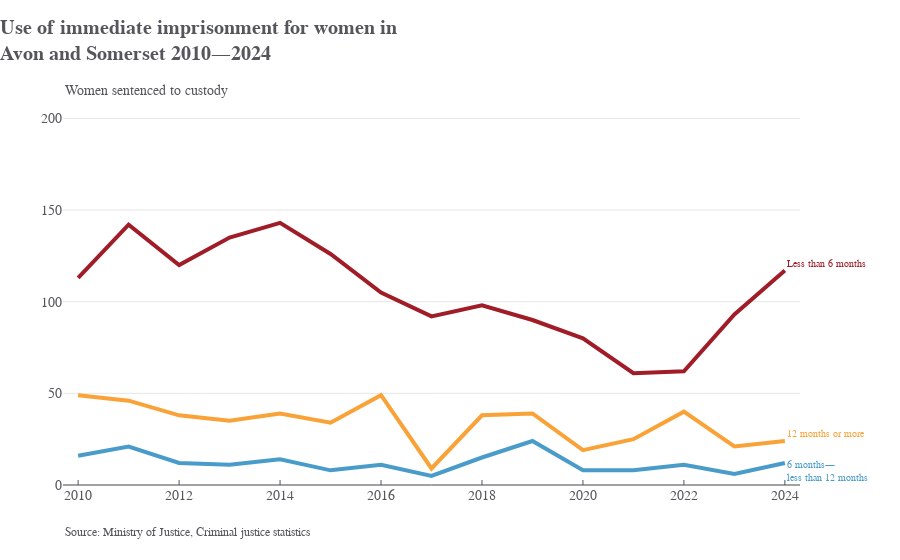

The notebook cell saved with this chart:
### Code cell
chart1.test_chart()

### Figure 1 — Plotly figure (JSON) as saved in the notebook; plotly's stock layout.template omitted (floating-point values rounded to 4 significant figures)
{"data": [{"hovertemplate": "%{y}<extra></extra>", "meta": "Avon and Somerset", "mode": "lines", "name": "Less than 6 months", "type": "scatter", "x": [2010, 2011, 2012, 2013, 2014, 2015, 2016, 2017, 2018, 2019, 2020, 2021, 2022, 2023, 2024], "y": [113, 142, 120, 135, 143, 126, 105, 92, 98, 90, 80, 61, 62, 93, 117]}, {"hovertemplate": "%{y}<extra></extra>", "meta": "Avon and Somerset", "mode": "lines", "name": "6 months—<br>less than 12 months", "type": "scatter", "x": [2010, 2011, 2012, 2013, 2014, 2015, 2016, 2017, 2018, 2019, 2020, 2021, 2022, 2023, 2024], "y": [16, 21, 12, 11, 14, 8, 11, 5, 15, 24, 8, 8, 11, 6, 12]}, {"hovertemplate": "%{y}<extra></extra>", "meta": "Avon and Somerset", "mode": "lines", "name": "12 months or more", "type": "scatter", "x": [2010, 2011, 2012, 2013, 2014, 2015, 2016, 2017, 2018, 2019, 2020, 2021, 2022, 2023, 2024], "y": [49, 46, 38, 35, 39, 34, 49, 9, 38, 39, 19, 25, 40, 21, 24]}], "layout": {"annotations": [{"align": "left", "font": {"color": "#A01D28", "size": 10}, "showarrow": false, "text": "Less than 6 months", "x": 2024, "xanchor": "left", "xref": "x", "y": 117, "yanchor": "bottom", "yref": "y"}, {"align": "left", "font": {"color": "#499CC9", "size": 10}, "showarrow": false, "text": "6 months—<br>less than 12 months", "x": 2024, "xanchor": "left", "xref": "x", "y": 0, "yanchor": "bottom", "yref": "y"}, {"align": "left", "font": {"color": "#F9A237", "size": 10}, "showarrow": false, "text": "12 months or more", "x": 2024, "xanchor": "left", "xref": "x", "y": 24, "yanchor": "bottom", "yref": "y"}, {"align": "left", "font": {"size": 12}, "showarrow": false, "text": "Source: Ministry of Justice, Criminal justice statistics", "x": 0, "xanchor": "left", "xref": "paper", "y": -0.1, "yanchor": "top", "yref": "paper"}, {"font": {"size": 14}, "showarrow": false, "text": "Women sentenced to custody", "x": 0, "xanchor": "left", "xref": "paper", "y": 1, "yanchor": "bottom", "yref": "paper"}], "hovermode": "x", "title": {"automargin": true, "text": "<b>Use of immediate imprisonment for women in<br>Avon and Somerset 2010—2024</b>", "x": 0, "xanchor": "left", "yref": "container"}, "xaxis": {"dtick": 2, "range": [2010.0, 2024.0], "tick0": 2010}, "yaxis": {"range": [0, 210], "tick0": 0, "tickformat": ",.0f", "title": {"text": ""}}}}
